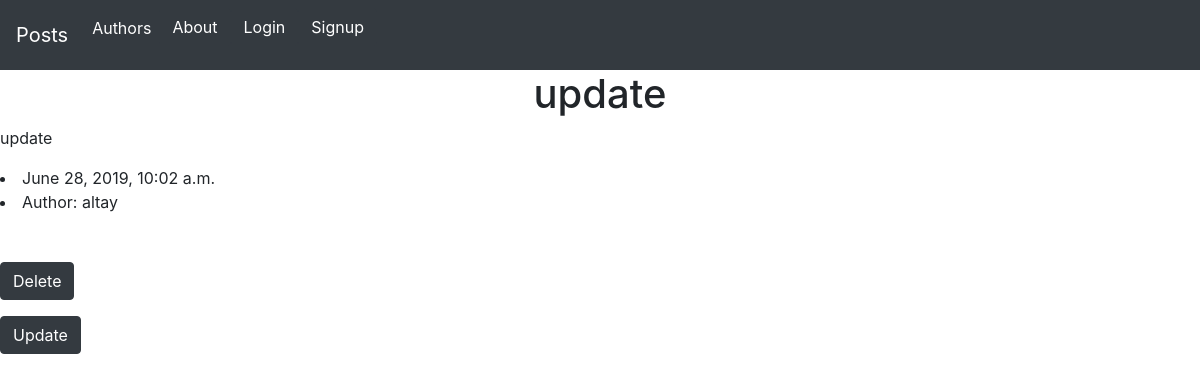
/11/, run on an earlier commit of the app's database.
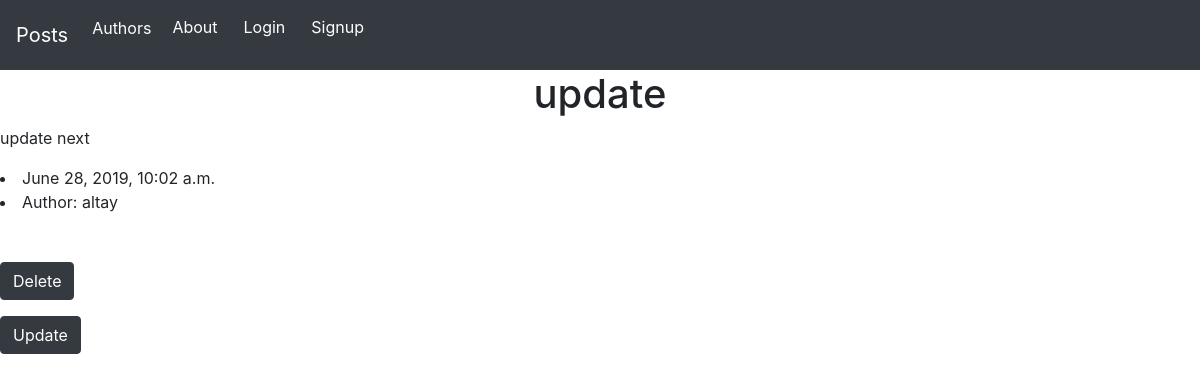
And on a later commit of the database.
### Blog/models.py (models this page shows, shortened)
class Post(models.Model):
    theme = models.CharField(max_length=100)
    post_text = models.CharField(max_length=4000)
    pub_date = models.DateTimeField(auto_now_add=True)
    author = models.ForeignKey(
        User,
        on_delete=models.CASCADE,
    )
    def was_published_recently(self):
        now = timezone.now()
        return now - datetime.timedelta(days=1) <= self.pub_date <= now
    was_published_recently.admin_order_field = 'pub_date'
    was_published_recently.boolean = True
    was_published_recently.self_description = 'Published recently?'

### Blog/views.py (the view)
# urls.py: path('<int:pk>/', views.DetailView.as_view(), name='detail'),
class DetailView(generic.DetailView):
    template_name = "Blog/detail_post.html"
    queryset = Post.objects.all()

### Blog/templates/Blog/detail_post.html
{% extends 'main.html' %}
{% block content %}
    <h1 align="center">{{ post.theme }}</h1>
    <p align="left">{{ post.post_text }}</p>
    <li>{{ post.pub_date }}</li>
    <li>Author: {{ post.author }}</li>
    <br><br>
    <form action="{% url 'Blog:delete' pk=post.pk %}">
        <button type="submit" value="Confirm" class="btn btn-dark">Delete</button>
    </form>
    <form action="{% url 'Blog:update' pk=post.pk %}">
        <button type="submit" value="Confirm" class="btn btn-dark">Update</button>
    </form>
{% endblock %}

### templates/main.html (shortened to what this page needs)
{% load static from staticfiles %}
<html>
    <head>
        <link rel="stylesheet" href="https://stackpath.bootstrapcdn.com/bootstrap/4.3.1/css/bootstrap.min.css">
    </head>
    <body>
    <nav class="navbar navbar-expand-lg navbar-dark  bg-dark ">
        <a class="navbar-brand" href="{% url 'Blog:index' %}">Posts</a>
        <div class="collapse navbar-collapse" id="navbarNavDropdown">
            <ul class="navbar-nav">
                <li class="nav-item active">
                    <a class="nav-item nav-link active" href="{% url 'accounts:users' %}">Authors</a>
                </li>
                <li class="nav-item">
                    <form class="test" action="{% url 'Blog:about' %}">
                        <button type="submit" class="btn btn-dark">
                            About
                        </button>
                    </form>
                </li>
                {% if user.is_authenticated %}
                <li>User:{{user.get_username}}</li>
                <li>
                    <form class="logout-link" action="{% url 'accounts:logout' %}" method="post">
                        {% csrf_token %}
                        <button type="submit" class="btn btn-dark">Logout</button>
                    </form>
                </li>
                {% else %}
                <li>
                    <form class="login link" action="{% url 'accounts:login' %}?next={{request.path}}">
                            <button type="submit" class="btn btn-dark">
                                Login
                            </button>
                    </form>
                </li>
                <li>
                    <form class="signup" action="{% url 'accounts:signup' %}?next={{request.path}}">
                            <button type="submit" class="btn btn-dark">
                                Signup
                            </button>
                    </form>
                </li>
                {% endif %}
            </ul>
        </div>
	</nav>
        <div class="main">
            {% block content %}
            {% endblock %}
        </div>
    </body>
</html>

What changed in the data, as far as the page shows it:
changed Post "update": post_text "update" → "update next"
